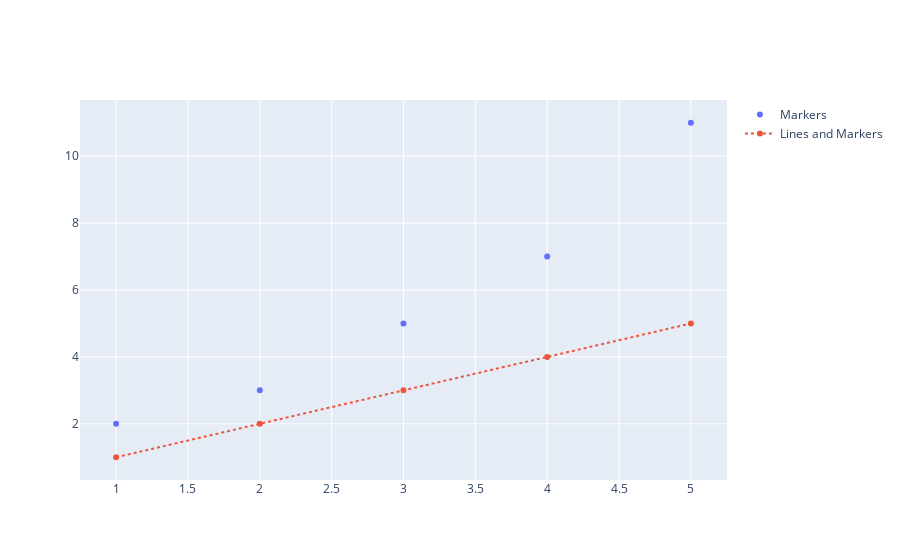

The notebook cell saved with this chart:
### Code cell
fig3.add_trace(go.Scatter(x=x, y=y, mode='markers',name='Markers'))
fig3.add_trace(go.Scatter(x=x, y=x, mode='markers + lines',name='Lines and Markers', line=dict(dash='dot')))

### Figure 1 — Plotly figure (JSON) as saved in the notebook; plotly's stock layout.template omitted (floating-point values rounded to 4 significant figures)
{"data": [{"mode": "markers", "name": "Markers", "type": "scatter", "x": [1, 2, 3, 4, 5], "y": [2, 3, 5, 7, 11]}, {"line": {"dash": "dot"}, "mode": "markers+lines", "name": "Lines and Markers", "type": "scatter", "x": [1, 2, 3, 4, 5], "y": [1, 2, 3, 4, 5]}], "layout": {}}
